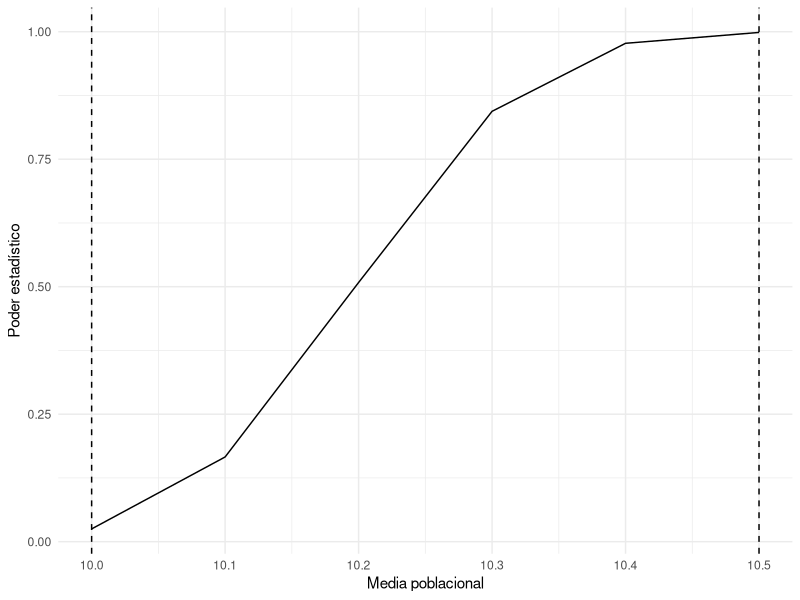

Write the R code that produced this figure.
library(ggpubr)
library(tidyverse)

rm(list = ls())

n <- 100                      # Tamaño de la muestra
sigma <- 1                    # Desviación estándar conocida de la población
mu0 <- 10                     # Media de la hipótesis nula
alfa <- 0.05                  # Nivel de significancia

#genero la muestra con las diferentes medias
mu <- seq(10, 10.5, by = 0.1)

#Calculo power.t.test para cada media
poder <- sapply(mu, function(m) power.t.test(n = n, 
                                             delta = m - mu0, 
                                             sd = sigma, 
                                             sig.level = alfa,
                                             power = NULL, 
                                             type = "one.sample",
                                             alternative = "two.sided")$power)

#Creo una data frame que contenga los poderes y las medias respectivas
datos <- data.frame(mu = mu, poder = poder)


g <- ggplot(datos, aes(x = mu, y = poder)) +
     geom_line() +
     geom_vline(xintercept = c(10, 10.5), linetype = "dashed") +
     labs(x = "Media poblacional", y = "Poder estadístico") +
     theme_minimal()

print(g)




